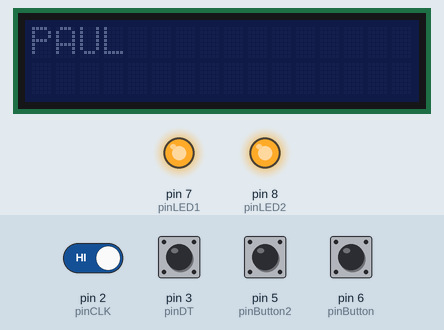
Recording of a program running on a simulated Arduino Mega 2560, built with avr-gcc and run on an emulated ATmega2560. Parts: 16×2 character LCD, output pins drawn as LEDs (lit = HIGH). The inputs (shaded band) are chosen by the test bench; at power-on: pin 2 (pinCLK), pin 3 (pinDT), pin 5 (pinButton2), pin 6 (pinButton) HIGH. What the program prints to the serial monitor is not drawn.

Above: at 1.2 s.
1.3 s: pin 5 (pinButton2) pulled LOW for 0.15 s
At 1.37 s:
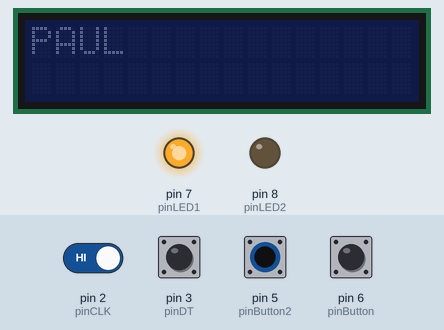
2.9 s: pin 6 (pinButton) pulled LOW for 0.15 s
At 2.97 s:
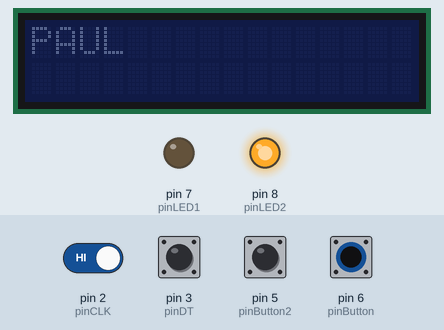
4.5 s: pin 2 (pinCLK) driven LOW
At 5.7 s:
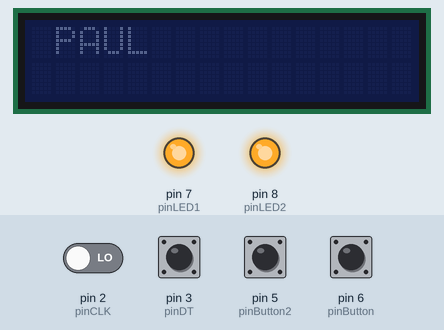
6.0 s: pin 5 (pinButton2) pulled LOW for 1 s
At 6.6 s:
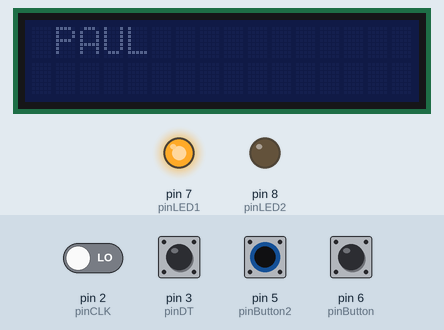
8.5 s: pin 6 (pinButton) pulled LOW for 1 s
At 9.3 s:
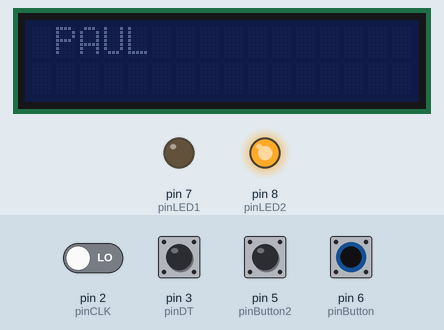
11.0 s: pin 5 (pinButton2) driven LOW and pin 6 (pinButton) driven LOW
At 11.6 s:
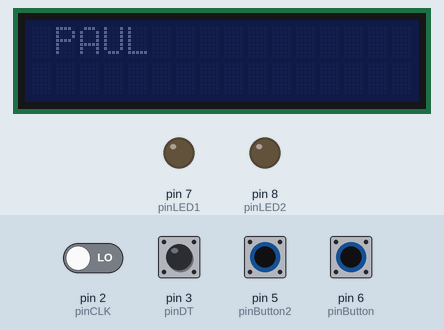
Timing chart, 0 to 13.5 s (numbered marks = the images above; inputs shaded):
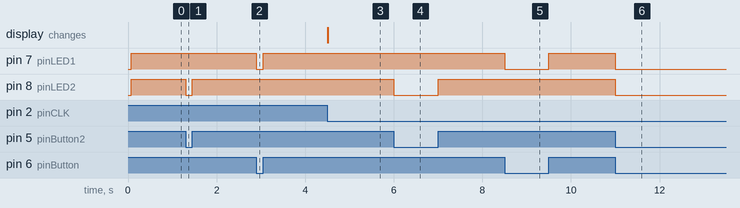

The program:

main.cpp
```cpp
#include <Arduino.h>
#include <Wire.h>
#include <LiquidCrystal_I2C.h>

// initialize the library by associating any needed LCD interface pin
// with the arduino pin number it is connected to
LiquidCrystal_I2C lcd(0x38, 16, 2);

// Pins de l'encodeur rotatif
const int pinCLK = 2; // Broche CLK de l'encodeur
const int pinDT = 3;  // Broche DT de l'encodeur

// Pins pour le bouton et la LED
const int pinButton = 6; // Broche du bouton
const int pinButton2 = 5; // Broche du bouton2
const int pinLED1 = 7;    // Broche de la LED1
const int pinLED2 = 8;   // Broche de la LED2

int lastStateCLK; // Dernier état de la broche CLK
int position = 0; // Position actuelle du texte

void setup() {
  Serial.begin(9600);

  // Initialisation de l'écran LCD
  lcd.init();
  lcd.clear();
  lcd.setCursor(0, 0);
  lcd.print("PAUL");

  // Initialisation des broches de l'encodeur
  pinMode(pinCLK, INPUT);
  pinMode(pinDT, INPUT);

  // Initialisation des broches pour le bouton et la LED
  pinMode(pinButton, INPUT_PULLUP); // Bouton avec résistance pull-up interne
  pinMode(pinButton2, INPUT_PULLUP); // Bouton avec résistance pull-up interne
  pinMode(pinLED1, OUTPUT);          // LED en sortie
  pinMode(pinLED2, OUTPUT);          // LED2 en sortie

  // Lire l'état initial de la broche CLK
  lastStateCLK = digitalRead(pinCLK);
}

void loop() {
  // Gestion du bouton et de la LED
  int buttonState = digitalRead(pinButton); // Lire l'état du bouton
  if (buttonState == HIGH) { // Bouton pressé (LOW car pull-up actif)
    digitalWrite(pinLED1, HIGH); // Allumer la LED
  } else {
    digitalWrite(pinLED1, LOW); // Éteindre la LED
  }

  int buttonState2 = digitalRead(pinButton2); // Lire l'état du bouton
  if (buttonState2 == HIGH) { // Bouton pressé (LOW car pull-up actif)
    digitalWrite(pinLED2, HIGH); // Allumer la LED
  } else {
    digitalWrite(pinLED2, LOW); // Éteindre la LED
  }

  // Lire l'état actuel de la broche CLK
  int currentStateCLK = digitalRead(pinCLK);

  // Si l'état de CLK a changé, l'encodeur a tourné
  if (currentStateCLK != lastStateCLK) {
    // Lire l'état de la broche DT pour déterminer la direction
    int currentStateDT = digitalRead(pinDT);

    if (currentStateCLK == LOW) {
      if (currentStateDT == HIGH) {
        // Rotation dans le sens horaire (droite)
        position++;
      } else {
        // Rotation dans le sens antihoraire (gauche)
        position--;
      }

      // Limiter la position pour qu'elle reste dans les limites de l'écran
      if (position < 0) {
        position = 0;
      } else if (position > 16 - 4) { // 16 colonnes - longueur du texte
        position = 16 - 4;
      }

      // Effacer l'écran et afficher le texte à la nouvelle position
      lcd.clear();
      lcd.setCursor(position, 0);
      lcd.print("PAUL");

      // Afficher la position dans le moniteur série (optionnel)
      Serial.println(position);
    }
  }

  // Mettre à jour l'état précédent de CLK
  lastStateCLK = currentStateCLK;
}
```

Measured:
- after the input at 1.3 s, pin 8 (pinLED2): HIGH → LOW at once, → HIGH 0.15 s later
- after the input at 2.9 s, pin 7 (pinLED1): HIGH → LOW at once, → HIGH 0.15 s later
- after the input at 4.5 s, the display: changes at once (image 3)
- after the input at 6.0 s, pin 8 (pinLED2): HIGH → LOW at once, → HIGH 1.0 s later
- after the input at 8.5 s, pin 7 (pinLED1): HIGH → LOW at once, → HIGH 1.0 s later
- after the input at 11.0 s, pin 7 (pinLED1), pin 8 (pinLED2): HIGH → LOW at once
